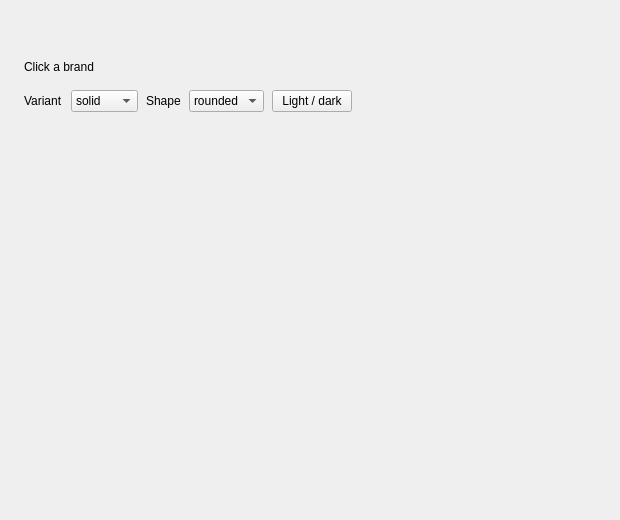
<?xml version="1.0" encoding="UTF-8"?>
<ui version="4.0">
 <class>MainWindow</class>
 <widget class="QMainWindow" name="MainWindow">
  <property name="geometry">
   <rect>
    <x>0</x>
    <y>0</y>
    <width>620</width>
    <height>520</height>
   </rect>
  </property>
  <property name="windowTitle">
   <string>QCustomSocialButton Showcase</string>
  </property>
  <widget class="QWidget" name="centralwidget">
   <layout class="QVBoxLayout" name="rootLayout">
    <property name="spacing">
     <number>16</number>
    </property>
    <property name="leftMargin">
     <number>24</number>
    </property>
    <property name="topMargin">
     <number>24</number>
    </property>
    <property name="rightMargin">
     <number>24</number>
    </property>
    <property name="bottomMargin">
     <number>24</number>
    </property>
    <item>
     <layout class="QGridLayout" name="brandGrid">
      <property name="spacing">
       <number>10</number>
      </property>
      <item row="0" column="0">
       <widget class="QCustomSocialButton" name="btnGithub">
        <property name="brand" stdset="0">
         <string>github</string>
        </property>
        <property name="text" stdset="0">
         <string>Continue with GitHub</string>
        </property>
       </widget>
      </item>
      <item row="0" column="1">
       <widget class="QCustomSocialButton" name="btnGoogle">
        <property name="brand" stdset="0">
         <string>google</string>
        </property>
        <property name="text" stdset="0">
         <string>Continue with Google</string>
        </property>
       </widget>
      </item>
      <item row="0" column="2">
       <widget class="QCustomSocialButton" name="btnX">
        <property name="brand" stdset="0">
         <string>x</string>
        </property>
        <property name="text" stdset="0">
         <string>Share on X</string>
        </property>
       </widget>
      </item>
      <item row="1" column="0">
       <widget class="QCustomSocialButton" name="btnFacebook">
        <property name="brand" stdset="0">
         <string>facebook</string>
        </property>
        <property name="text" stdset="0">
         <string>Continue with Facebook</string>
        </property>
       </widget>
      </item>
      <item row="1" column="1">
       <widget class="QCustomSocialButton" name="btnLinkedin">
        <property name="brand" stdset="0">
         <string>linkedin</string>
        </property>
        <property name="text" stdset="0">
         <string>Share on LinkedIn</string>
        </property>
       </widget>
      </item>
      <item row="1" column="2">
       <widget class="QCustomSocialButton" name="btnDiscord">
        <property name="brand" stdset="0">
         <string>discord</string>
        </property>
        <property name="text" stdset="0">
         <string>Join on Discord</string>
        </property>
       </widget>
      </item>
      <item row="2" column="0">
       <widget class="QCustomSocialButton" name="btnSlack">
        <property name="brand" stdset="0">
         <string>slack</string>
        </property>
        <property name="text" stdset="0">
         <string>Add to Slack</string>
        </property>
       </widget>
      </item>
      <item row="2" column="1">
       <widget class="QCustomSocialButton" name="btnApple">
        <property name="brand" stdset="0">
         <string>apple</string>
        </property>
        <property name="text" stdset="0">
         <string>Continue with Apple</string>
        </property>
       </widget>
      </item>
      <item row="2" column="2">
       <widget class="QCustomSocialButton" name="btnWhatsapp">
        <property name="brand" stdset="0">
         <string>whatsapp</string>
        </property>
        <property name="text" stdset="0">
         <string>Share on WhatsApp</string>
        </property>
       </widget>
      </item>
     </layout>
    </item>
    <item>
     <widget class="QLabel" name="statusLabel">
      <property name="text">
       <string>Click a brand</string>
      </property>
     </widget>
    </item>
    <item>
     <layout class="QHBoxLayout" name="controlsRow">
      <property name="spacing">
       <number>8</number>
      </property>
      <item>
       <widget class="QLabel" name="variantLabel">
        <property name="text">
         <string>Variant</string>
        </property>
       </widget>
      </item>
      <item>
       <widget class="QComboBox" name="variantCombo">
        <item>
         <property name="text">
          <string>solid</string>
         </property>
        </item>
        <item>
         <property name="text">
          <string>outline</string>
         </property>
        </item>
        <item>
         <property name="text">
          <string>soft</string>
         </property>
        </item>
       </widget>
      </item>
      <item>
       <widget class="QLabel" name="shapeLabel">
        <property name="text">
         <string>Shape</string>
        </property>
       </widget>
      </item>
      <item>
       <widget class="QComboBox" name="shapeCombo">
        <item>
         <property name="text">
          <string>rounded</string>
         </property>
        </item>
        <item>
         <property name="text">
          <string>pill</string>
         </property>
        </item>
        <item>
         <property name="text">
          <string>square</string>
         </property>
        </item>
       </widget>
      </item>
      <item>
       <widget class="QPushButton" name="themeBtn">
        <property name="text">
         <string>Light / dark</string>
        </property>
       </widget>
      </item>
      <item>
       <spacer name="controlsSpacer">
        <property name="orientation">
         <enum>Qt::Horizontal</enum>
        </property>
        <property name="sizeHint" stdset="0">
         <size>
          <width>10</width>
          <height>10</height>
         </size>
        </property>
       </spacer>
      </item>
     </layout>
    </item>
    <item>
     <spacer name="bottomSpacer">
      <property name="orientation">
       <enum>Qt::Vertical</enum>
      </property>
      <property name="sizeHint" stdset="0">
       <size>
        <width>10</width>
        <height>10</height>
       </size>
      </property>
     </spacer>
    </item>
   </layout>
  </widget>
 </widget>
 <customwidgets>
  <customwidget>
   <class>QCustomSocialButton</class>
   <extends>QWidget</extends>
   <header location="global">Custom_Widgets.QCustomSocialButton.h</header>
  </customwidget>
 </customwidgets>
 <resources/>
 <connections/>
</ui>
